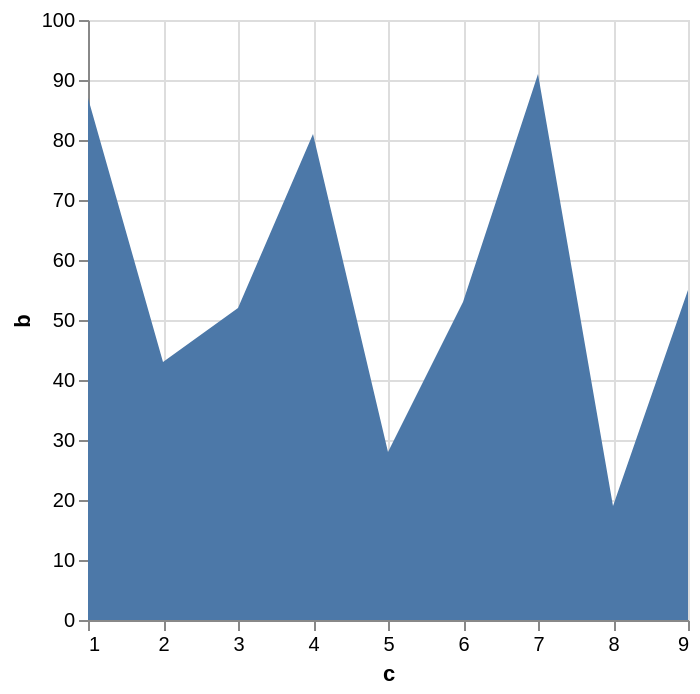

Here is the Vega-Lite specification saved for this chart:
### Vega-Lite specification from a JSON file in a GitHub repository (floating-point values rounded to 4 significant figures)
{"data": {"values": [{"a": "A", "b": 28, "c": 5, "g": "x"}, {"a": "B", "b": 55, "c": 9, "g": "y"}, {"a": "C", "b": 43, "c": 2, "g": "x"}, {"a": "D", "b": 91, "c": 7, "g": "y"}, {"a": "E", "b": 81, "c": 4, "g": "x"}, {"a": "F", "b": 53, "c": 6, "g": "y"}, {"a": "G", "b": 19, "c": 8, "g": "x"}, {"a": "H", "b": 87, "c": 1, "g": "y"}, {"a": "I", "b": 52, "c": 3, "g": "x"}]}, "mark": "area", "encoding": {"x": {"field": "c", "type": "quantitative"}, "y": {"field": "b", "type": "quantitative"}}}
